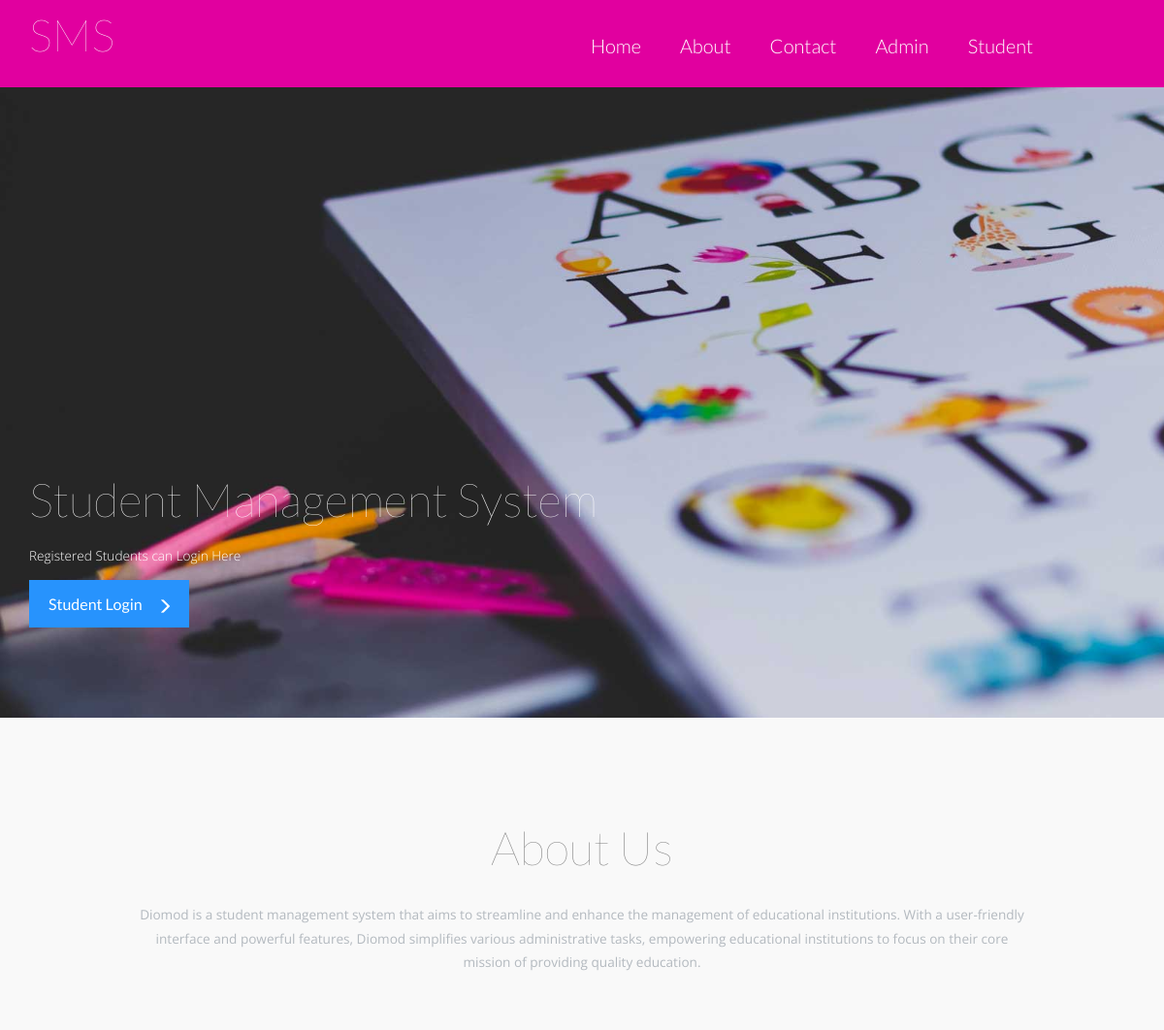
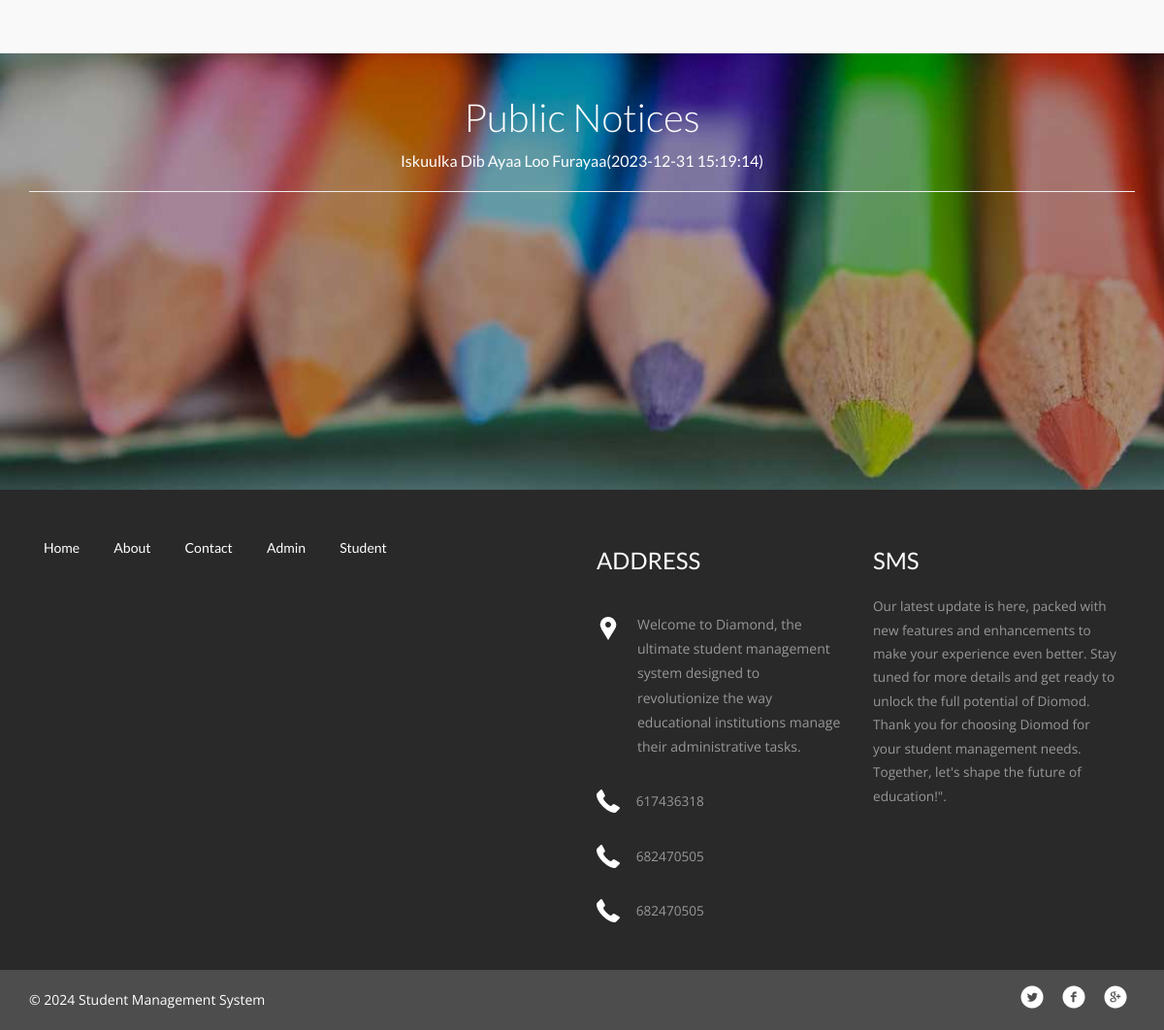
Screenshot of /studentms/index.php with the database file from the repository (2 pictures, top to bottom).
### tables this page shows
CREATE TABLE `tblpage` (
  `ID` int(10) NOT NULL,
  `PageType` varchar(200) DEFAULT NULL,
  `PageTitle` mediumtext DEFAULT NULL,
  `PageDescription` mediumtext DEFAULT NULL,
  `Email` varchar(200) DEFAULT NULL,
  `MobileNumber` bigint(10) DEFAULT NULL,
  `UpdationDate` date DEFAULT NULL
);

CREATE TABLE `tblpublicnotice` (
  `ID` int(5) NOT NULL,
  `NoticeTitle` varchar(200) DEFAULT NULL,
  `NoticeMessage` mediumtext DEFAULT NULL,
  `CreationDate` timestamp NULL DEFAULT current_timestamp()
);

### studentms/index.php (the view, shortened to what this page needs)
<?php
include('includes/dbconnection.php');
?>
<!doctype html>
<html>
<head>
<link href="css/bootstrap.css" rel="stylesheet" type="text/css" media="all">
<link href="css/style.css" rel="stylesheet" type="text/css"/>
<link rel="stylesheet" type="text/css" href="css/default.css" />
<link rel="stylesheet" type="text/css" href="css/component.css" />
</head>
	<body>
<?php include_once('includes/header.php');?>
<div class="banner">
  <div class="container">
<div class="slider">
       <div class="callbacks_container">
        <ul class="rslides" id="slider">
         <li>
          <h3>Student Management System</h3>
           <p>Registered Students can Login Here</p>
          <div class="readmore">
          <a href="user/login.php">Student Login<i class="glyphicon glyphicon-menu-right"> </i></a>
          </div>
         </li>
        </ul>
      </div>
    </div>
</div>
  </div>
<div class="welcome">
	<div class="container">
		<?php
$sql="SELECT * from tblpage where PageType='aboutus'";
$query = $dbh -> prepare($sql);
$query->execute();
$results=$query->fetchAll(PDO::FETCH_OBJ);
$cnt=1;
if($query->rowCount() > 0)
{
foreach($results as $row)
{               ?>
		<h2><?php  echo htmlentities($row->PageTitle);?></h2>
		<p><?php  echo ($row->PageDescription);?></p><?php $cnt=$cnt+1;}} ?>
	</div>
</div>
<div class="testimonials">
	<div class="container">
			<div class="testimonial-nfo">
        <h3>Public Notices</h3>
         <marquee  style="height:350px;" direction ="up" onmouseover="this.stop();" onmouseout="this.start();">
				<?php
$sql="SELECT * from tblpublicnotice";
$query = $dbh -> prepare($sql);
$query->execute();
$results=$query->fetchAll(PDO::FETCH_OBJ);
$cnt=1;
if($query->rowCount() > 0)
{
foreach($results as $row)
{               ?>
		<a href="view-public-notice.php?viewid=<?php echo htmlentities ($row->ID);?>" target="_blank" style="color:#fff;">
          <?php  echo htmlentities($row->NoticeTitle);?>(<?php  echo htmlentities($row->CreationDate);?>)</a>
          <hr /><br />
			<?php $cnt=$cnt+1;}} ?>
	</marquee></div>
	</div>
</div>
<?php include_once('includes/footer.php');?>
	</body>
</html>

### studentms/includes/header.php (shortened to what this page needs)
    <div class="header" id="home">
      <nav class="navbar navbar-default">
        <div class="container">
          <div class="navbar-header">
          <h1><a class="navbar-brand" href="index.php">SMS</a></h1>
          </div>
            <div class="collapse navbar-collapse" id="bs-example-navbar-collapse-1">
              <ul class="nav navbar-nav navbar-right margin-top cl-effect-2">
                <li><a href="index.php"><span data-hover="Home">Home</span></a></li>
                <li><a href="about.php"><span data-hover="About">About</span></a></li>
                <li><a href="contact.php"><span data-hover="Contact">Contact</span></a></li>
                <li><a href="admin/login.php"><span data-hover="Contact">Admin</span></a></li>
                <li><a href="user/login.php"><span data-hover="Shortcodes">Student</span></a></li>
              </ul>
              <div class="clearfix"> </div>
            </div>
      </nav>
</div>

### studentms/includes/footer.php (shortened to what this page needs)
<div class="footer">
    <div class="container">
      <div class="col-md-6 footer-left">
        <ul>
          <li><a href="index.php">Home</a></li>
          <li><a href="about.php">About</a></li>
          <li><a href="contact.php">Contact</a></li>
          <li><a href="admin/login.php">Admin</a></li>
          <li><a href="user/login.php">Student</a></li>
        </ul>
      </div>
      <div class="col-md-3 footer-middle">
        <?php
$sql="SELECT * from tblpage where PageType='contactus'";
$query = $dbh -> prepare($sql);
$query->execute();
$results=$query->fetchAll(PDO::FETCH_OBJ);
$cnt=1;
if($query->rowCount() > 0)
{
foreach($results as $row)
{               ?>
        <h3>Address</h3>
        <div class="address">
          <p><?php  echo htmlentities($row->PageDescription);?>
          </p>
        </div>
        <div class="phone">
          <p><?php  echo htmlentities($row->MobileNumber);?></p>
        </div>
        <div class="phone">
          <p>682470505</p>
        </div>
        <div class="phone">
          <p>682470505</p>
        </div>
      <?php $cnt=$cnt+1;}} ?></div>
      <div class="col-md-3 footer-right">
        <h3>SMS</h3>
        <p>Our latest update is here, packed with new features and enhancements to make your experience even better. Stay tuned for more details and get ready to unlock the full potential of Diomod. Thank you for choosing Diomod for your student management needs. Together, let's shape the future of education!".</p>
      </div>
      <div class="clearfix"> </div>
    </div>
  </div>
<div class="copyright">
    <div class="container">
      <div class="copyright-left">
      <p>© <?php echo date('Y');?> Student Management System </p>
      </div>
      <div class="copyright-right">
        <ul>
          <li><a href="#" class="twitter"> </a></li>
          <li><a href="#" class="twitter facebook"> </a></li>
          <li><a href="#" class="twitter chrome"> </a></li>
        </ul>
      </div>
      <div class="clearfix"> </div>
    </div>
  </div>

### studentms/css/default.css (style rules this page uses)
*, *:after, *:before { -webkit-box-sizing: border-box; -moz-box-sizing: border-box; box-sizing: border-box; }
body, html { font-size: 100%; padding: 0; margin: 0; }
.clearfix:before, .clearfix:after { content: " "; display: table; }
.clearfix:after { clear: both; }
body { font-family: 'Lato', Calibri, Arial, sans-serif; color: #b3b9bf; background: #f9f9f9; }
a { color: #888; text-decoration: none; }

### rows the page displays
tblpage: PageTitle "About Us", PageDescription "Diomod is a student management system that aims to streamline and enhance the management of educational institutions. With a user-friendly interface and powerful features, Diomod simplifies various administrative tasks, empowering educational institutions to focus on their core mission of providing quality education."
tblpublicnotice: NoticeTitle "Iskuulka Dib Ayaa Loo Furayaa", CreationDate "2023-12-31 15:19:14"
tblpage: PageDescription "Welcome to Diamond, the ultimate student management system designed to revolutionize the way educational institutions manage their administrative tasks.", MobileNumber "617436318"
